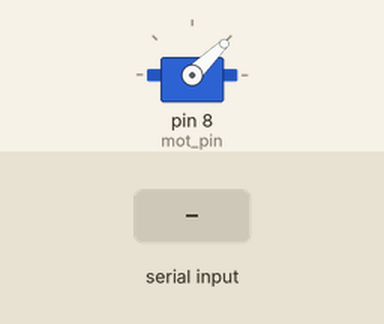
Bench run of a sketch on a simulated Arduino Uno, built with avr-gcc and run on an emulated ATmega328P. Parts: servo. The test bench sets the inputs (shaded band). What the sketch prints to the serial monitor is not drawn.

Above: at 1.2 s.
1.3 s: "90,45\n" received over Serial
At 1.7 s:
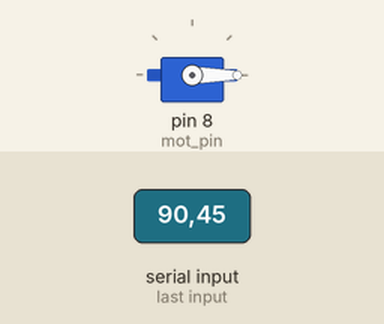
Timing chart, 0 to 4.3 s (numbered marks = the images above; inputs shaded):
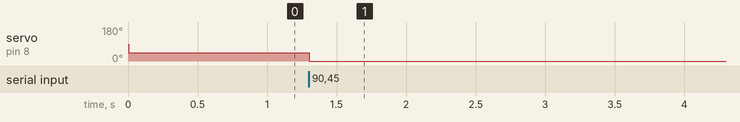

The sketch:

motortest.ino
```cpp
#include <Servo.h>
#define mot_pin 8

Servo m;
void setup() {
  // put your setup code here, to run once:
  m.attach(mot_pin);
  delay(5);
  //m.write(40);//Arm esc
  m.writeMicroseconds(1000);
  Serial.begin(9600);
  Serial.println("Val: 1000-2000:");
}

void loop() {
  // put your main code here, to run repeatedly:
  int val;
  if (Serial.available()) {
    val = Serial.parseInt();
    m.writeMicroseconds(val);
  }
}
```

Measured:
- after the input at 1.3 s, servo on pin 8 (mot_pin): 44° → 0° at once
